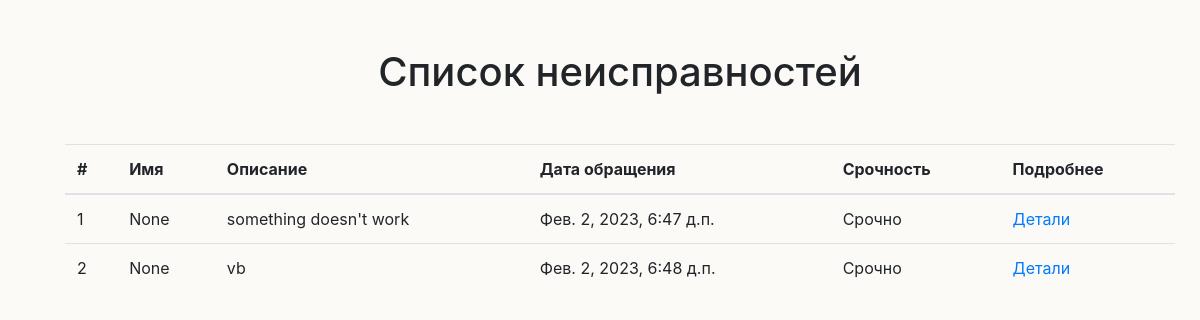
The page /list/ on the database as committed earlier.
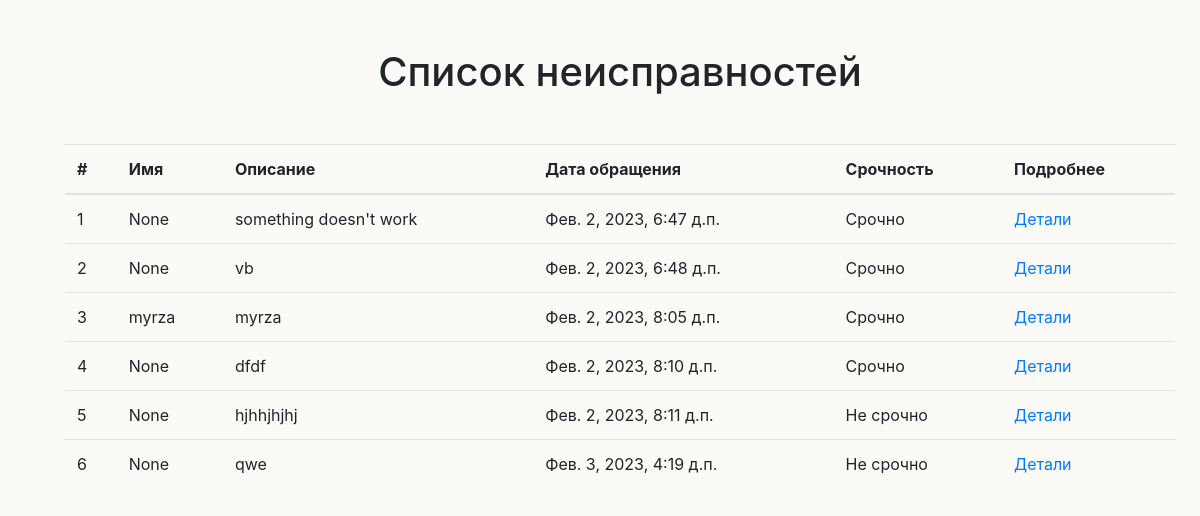
The same page on the database as committed later.
### bag_fix/models.py (models this page shows, shortened)
class Complaints(models.Model):
    name = models.CharField(max_length=30, blank=True, null=True)
    text = models.TextField()
    date = models.DateTimeField(auto_now_add=True)
    importance = models.BooleanField(default=False)

### bag_fix/views.py (the view)
# urls.py: path('list/', ComplaintsListView.as_view(), name='complaints_list'),
class ComplaintsListView(ListView):
    model = Complaints
    form_class = ComplaintsForm
    template_name = 'list.html'
    context_object_name = 'complaints'

### templates/list.html
{% extends "base.html" %}
{% block content %}
<div class="container">
        <h1 class="text-center mb-5 mt-5">Список неисправностей</h1>
        <table class="table table-hover">
          <thead>
            <tr>
              <th scope="col">#</th>
              <th scope="col">Имя</th>
              <th scope="col">Описание</th>
              <th scope="col">Дата обращения</th>
              <th scope="col">Срочность</th>
              <th scope="col">Подробнее</th>
            </tr>
          </thead>
          <tbody>
          {% for complaint in complaints %}
          <tr>
              <td>{{ complaint.id }}</td>
              <td>{{ complaint.name }}</td>
              <td>{{ complaint.text }}</td>
              <td>{{ complaint.date }}</td>
              {% if complaint.importance %}
              <td> Срочно </td>
                {% else %}
              <td>Не срочно </td>
                {% endif %}
              <td><a href="#">Детали</a></td>
            </tr>
          {% endfor %}
          </tbody>
        </table>
    </div>
{% endblock %}

### templates/base.html (shortened to what this page needs)
<!doctype html>
<html lang="en">
  <head>
    <link rel="stylesheet" href="https://cdn.jsdelivr.net/npm/bootstrap@4.6.1/dist/css/bootstrap.min.css">
  </head>
  <body style="background-color: #fcfaf7; margin-left: 40px; margin-top: 40px;">
{% block content %}
    {% endblock %}
  </body>
</html>

Rows that differ between the two databases and show on the page:
added Complaints: id "3", name "myrza", text "myrza", date "Фев. 2, 2023, 8:05 д.п.", importance "Срочно"
added Complaints: id "4", name "None", text "dfdf", date "Фев. 2, 2023, 8:10 д.п.", importance "Срочно"
added Complaints: id "5", name "None", text "hjhhjhjhj", date "Фев. 2, 2023, 8:11 д.п.", importance "Не срочно"
added Complaints: id "6", name "None", text "qwe", date "Фев. 3, 2023, 4:19 д.п.", importance "Не срочно"
